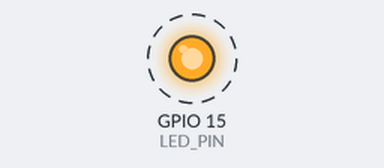
Bench run of a sketch on a simulated ESP32. Shown: output pins drawn as LEDs (lit = HIGH). Dashed ring = blinking. What the sketch prints to the serial monitor is not drawn.

Above: at 0.2 s.
Timing chart, 0 to 3.0 s (numbered marks = the images above):
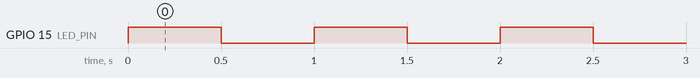

Measured:
- by itself, GPIO 15 (LED_PIN): alternates HIGH for 0.50 s and LOW for 0.50 s

The sketch:

Lchika.ino
```cpp
#define LED_PIN 15

#define SPI_SPEED 115200

//initialize method
void setup() {
    // for serial terminal
    Serial.begin(SPI_SPEED);

    // setting pin mode
    pinMode(LED_PIN, OUTPUT);
}

//loop method
void loop() {
    //LED ON
    Serial.println("LED ON!");
    digitalWrite(LED_PIN, HIGH);

    //interval
    delay(500);

    //LED OFF
    Serial.println("LED OFF...");
    digitalWrite(LED_PIN, LOW);

    //interval
    delay(500);
}
```
